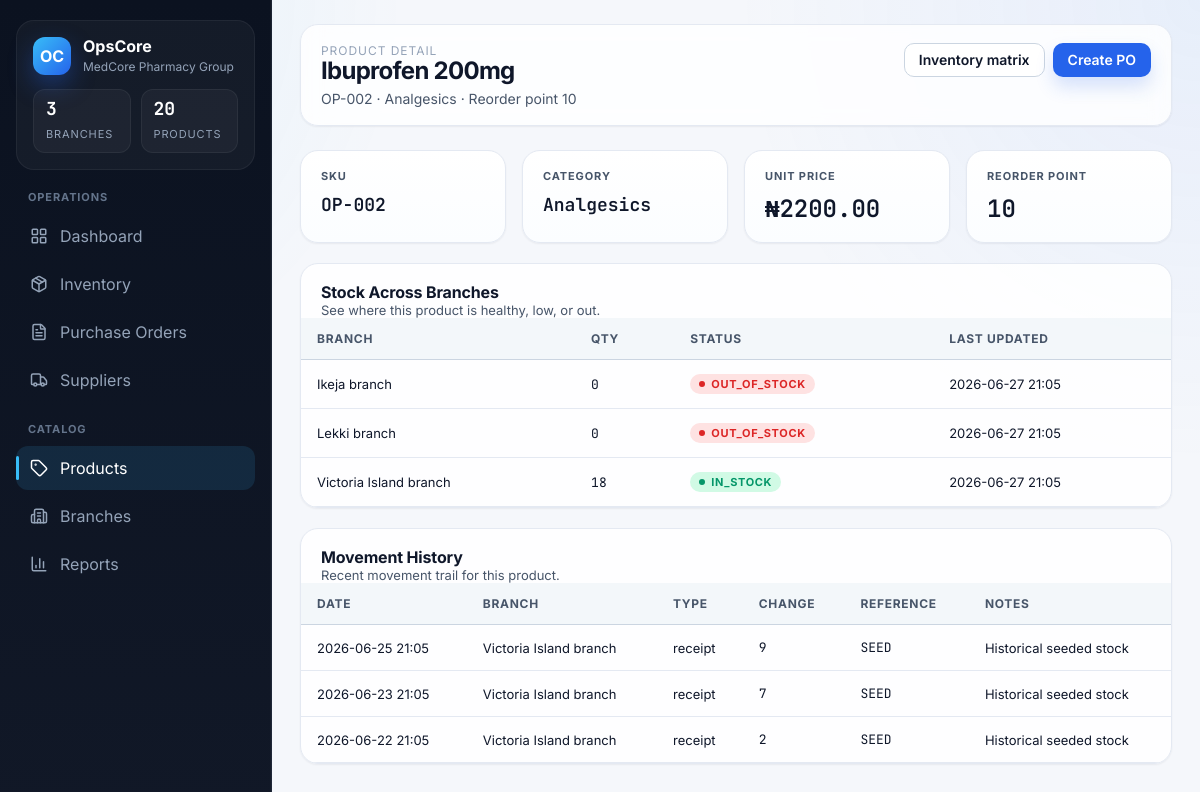
Screenshot of /products/2/ with the database file from the repository.
### core/models.py (models this page shows, shortened)
class TimeStampedModel(models.Model):
    created_at = models.DateTimeField(auto_now_add=True)
    updated_at = models.DateTimeField(auto_now=True)
    class Meta:
        abstract = True

class Product(TimeStampedModel):
    class Unit(models.TextChoices):
        TABLETS = 'tablets', 'tablets'
        BOTTLES = 'bottles', 'bottles'
        PACKS = 'packs', 'packs'
        CARTONS = 'cartons', 'cartons'
        SACHETS = 'sachets', 'sachets'
    name = models.CharField(max_length=160)
    sku = models.CharField(max_length=40, unique=True)
    category = models.ForeignKey(Category, on_delete=models.PROTECT, related_name='products')
    unit = models.CharField(max_length=20, choices=Unit.choices)
    unit_price = models.DecimalField(max_digits=12, decimal_places=2)
    reorder_point = models.PositiveIntegerField()
    class Meta:
        ordering = ['name']

class Category(models.Model):
    name = models.CharField(max_length=80, unique=True)
    class Meta:
        ordering = ['name']

class BranchInventory(TimeStampedModel):
    branch = models.ForeignKey(Branch, on_delete=models.CASCADE, related_name='inventories')
    product = models.ForeignKey(Product, on_delete=models.CASCADE, related_name='inventories')
    quantity = models.IntegerField(default=0)
    last_updated = models.DateTimeField(auto_now=True)
    class Meta:
        constraints = [
            models.UniqueConstraint(fields=['branch', 'product'], name='unique_branch_product_inventory'),
        ]
        ordering = ['branch__name', 'product__name']
    @property
    def stock_status(self):
        if self.quantity == 0:
            return 'out_of_stock'
        if self.quantity <= self.product.reorder_point:
            return 'low_stock'
        return 'in_stock'

class Branch(TimeStampedModel):
    name = models.CharField(max_length=120)
    location = models.CharField(max_length=160)
    manager_name = models.CharField(max_length=120)
    class Meta:
        ordering = ['name']

class StockMovement(models.Model):
    class MovementType(models.TextChoices):
        RECEIPT = 'receipt', 'receipt'
        ADJUSTMENT = 'adjustment', 'adjustment'
        TRANSFER_IN = 'transfer_in', 'transfer_in'
        TRANSFER_OUT = 'transfer_out', 'transfer_out'
    branch = models.ForeignKey(Branch, on_delete=models.CASCADE, related_name='stock_movements')
    product = models.ForeignKey(Product, on_delete=models.CASCADE, related_name='stock_movements')
    movement_type = models.CharField(max_length=20, choices=MovementType.choices)
    quantity_change = models.IntegerField()
    reference = models.CharField(max_length=120, blank=True, null=True)
    notes = models.TextField(blank=True, null=True)
    created_at = models.DateTimeField(auto_now_add=True)
    created_by = models.CharField(max_length=120)
    class Meta:
        ordering = ['-created_at', '-id']

### core/views.py (the view)
# urls.py: path('products/<int:pk>/', views.product_detail, name='product_detail'),
def product_detail(request, pk):
    product = get_object_or_404(Product.objects.select_related('category'), pk=pk)
    branch_rows = BranchInventory.objects.filter(product=product).select_related('branch').order_by('branch__name')
    movements = StockMovement.objects.filter(product=product).select_related('branch').order_by('-created_at')[:20]
    return render(request, 'core/product_detail.html', {'product': product, 'branch_rows': branch_rows, 'movements': movements})

### core/templates/core/product_detail.html
{% extends "base.html" %}
{% block content %}
  <div class="page-header">
    <div>
      <div class="crumb">Product Detail</div>
      <h1 class="page-title">{{ product.name }}</h1>
      <div class="page-subtitle">{{ product.sku }} &middot; {{ product.category.name }} &middot; Reorder point {{ product.reorder_point }}</div>
    </div>
    <div class="top-actions">
      <a class="btn btn-secondary" href="{% url 'inventory_view' %}">Inventory matrix</a>
      <a class="btn btn-primary" href="{% url 'purchase_order_create' %}?product={{ product.id }}">Create PO</a>
    </div>
  </div>
  <section class="grid-4">
    <div class="card"><div class="metric-label">SKU</div><p class="metric-value" style="font-size:18px;">{{ product.sku }}</p></div>
    <div class="card"><div class="metric-label">Category</div><p class="metric-value" style="font-size:18px;">{{ product.category.name }}</p></div>
    <div class="card"><div class="metric-label">Unit Price</div><p class="metric-value">&#8358;{{ product.unit_price|floatformat:2 }}</p></div>
    <div class="card"><div class="metric-label">Reorder Point</div><p class="metric-value">{{ product.reorder_point }}</p></div>
  </section>
  <section class="panel">
    <div class="panel-head">
      <div>
        <h2 class="section-title">Stock Across Branches</h2>
        <div class="section-meta">See where this product is healthy, low, or out.</div>
      </div>
    </div>
    <div class="table-wrap">
      <table>
        <thead>
          <tr>
            <th>Branch</th>
            <th>Qty</th>
            <th>Status</th>
            <th>Last Updated</th>
          </tr>
        </thead>
        <tbody>
          {% for row in branch_rows %}
            <tr>
              <td>{{ row.branch.name }}</td>
              <td class="mono">{{ row.quantity }}</td>
              <td><span class="badge status-{{ row.stock_status }}"><span class="dot" style="background: currentColor;"></span>{{ row.stock_status }}</span></td>
              <td>{{ row.last_updated|date:"Y-m-d H:i" }}</td>
            </tr>
          {% empty %}
            <tr><td colspan="4">No branch inventory records yet.</td></tr>
          {% endfor %}
        </tbody>
      </table>
    </div>
  </section>
  <section class="panel">
    <div class="panel-head">
      <div>
        <h2 class="section-title">Movement History</h2>
        <div class="section-meta">Recent movement trail for this product.</div>
      </div>
    </div>
    <div class="table-wrap">
      <table>
        <thead>
          <tr>
            <th>Date</th>
            <th>Branch</th>
            <th>Type</th>
            <th>Change</th>
            <th>Reference</th>
            <th>Notes</th>
          </tr>
        </thead>
        <tbody>
          {% for movement in movements %}
            <tr>
              <td>{{ movement.created_at|date:"Y-m-d H:i" }}</td>
              <td>{{ movement.branch.name }}</td>
              <td>{{ movement.movement_type }}</td>
              <td class="mono">{{ movement.quantity_change|floatformat:0 }}</td>
              <td class="mono">{{ movement.reference|default:"-" }}</td>
              <td>{{ movement.notes|default:"-" }}</td>
            </tr>
          {% empty %}
            <tr><td colspan="6">No movements recorded yet.</td></tr>
          {% endfor %}
        </tbody>
      </table>
    </div>
  </section>
{% endblock %}

### rows the page displays
Product: name "Ibuprofen 200mg", sku "OP-002", category.name "Analgesics", reorder_point "10", unit_price "2200.00"
BranchInventory: branch.name "Ikeja branch", quantity "0", stock_status "OUT_OF_STOCK", last_updated "2026-06-27 21:05"
BranchInventory: branch.name "Lekki branch", quantity "0", stock_status "OUT_OF_STOCK", last_updated "2026-06-27 21:05"
BranchInventory: branch.name "Victoria Island branch", quantity "18", stock_status "IN_STOCK", last_updated "2026-06-27 21:05"
StockMovement: created_at "2026-06-25 21:05", branch.name "Victoria Island branch", movement_type "receipt", quantity_change "9", reference "SEED", notes "Historical seeded stock"
StockMovement: created_at "2026-06-23 21:05", branch.name "Victoria Island branch", movement_type "receipt", quantity_change "7", reference "SEED", notes "Historical seeded stock"
StockMovement: created_at "2026-06-22 21:05", branch.name "Victoria Island branch", movement_type "receipt", quantity_change "2", reference "SEED", notes "Historical seeded stock"
